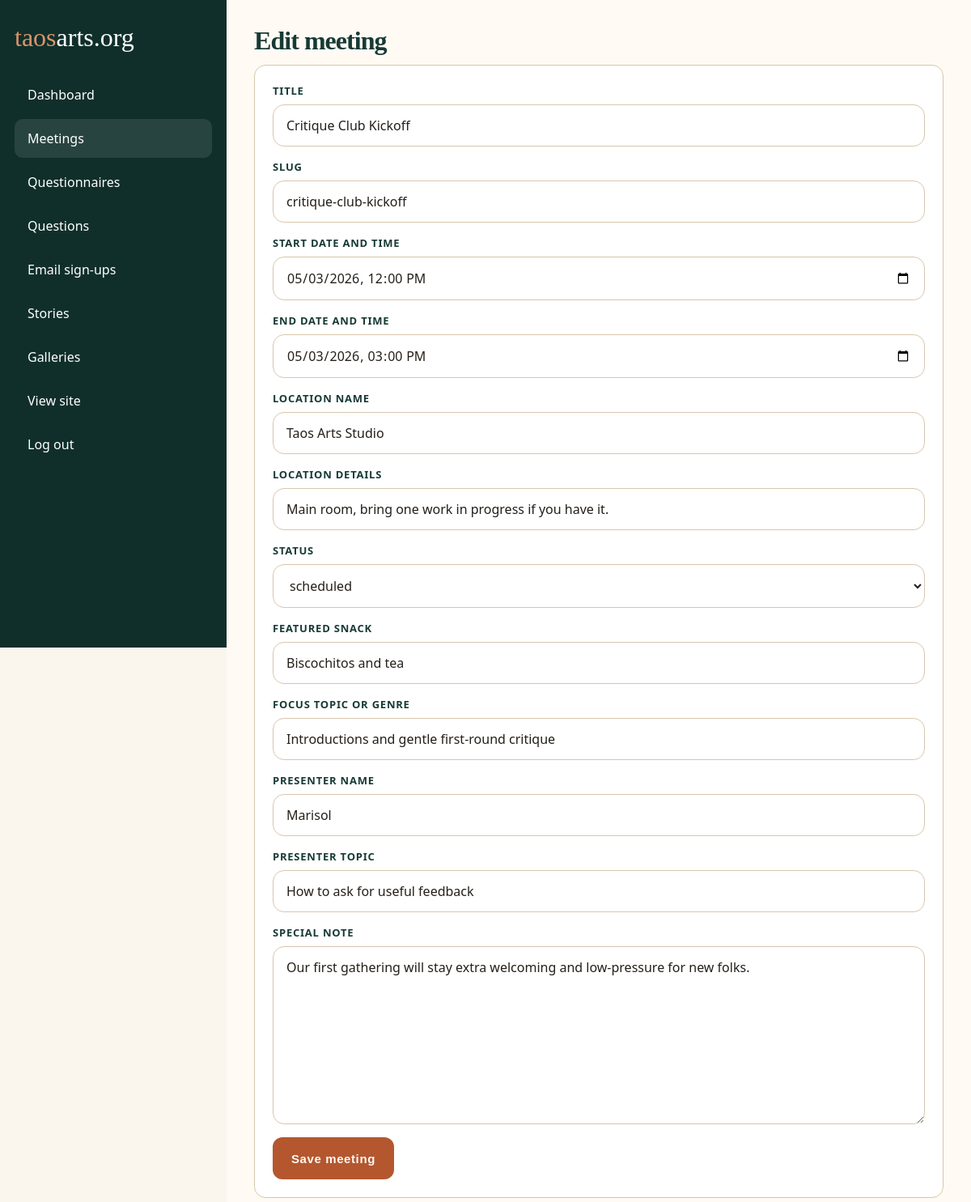
The page /admin/meeting_edit.php?id=1 (signed in) on the database its author committed.
### tables this page shows
CREATE TABLE meetings (
  id INT AUTO_INCREMENT PRIMARY KEY,
  title VARCHAR(190) NOT NULL,
  slug VARCHAR(190) NOT NULL UNIQUE,
  starts_at DATETIME NOT NULL,
  ends_at DATETIME NULL,
  location_name VARCHAR(190) NULL,
  location_details VARCHAR(255) NULL,
  featured_snack VARCHAR(190) NULL,
  focus_topic VARCHAR(190) NULL,
  presenter_name VARCHAR(190) NULL,
  presenter_topic VARCHAR(190) NULL,
  special_note TEXT NULL,
  status ENUM('draft','scheduled','cancelled') NOT NULL DEFAULT 'draft',
  created_at TIMESTAMP DEFAULT CURRENT_TIMESTAMP,
  updated_at TIMESTAMP DEFAULT CURRENT_TIMESTAMP ON UPDATE CURRENT_TIMESTAMP
);

### includes/functions.php (called while the page is built, shortened)
<?php
function h($value): string { return htmlspecialchars((string)$value, ENT_QUOTES, 'UTF-8'); }
function format_datetime_local(?string $value): string {
    return date('Y-m-d\TH:i', strtotime($value));
}

### admin/meeting_edit.php (the view)
<?php $title='Edit meeting'; $active='meetings'; require_once __DIR__ . '/_layout.php'; $pdo=db(); $id=(int)($_GET['id']??0); $item=['title'=>'','slug'=>'','starts_at'=>'','ends_at'=>'','location_name'=>'','location_details'=>'','featured_snack'=>'','focus_topic'=>'','presenter_name'=>'','presenter_topic'=>'','special_note'=>'','status'=>'draft']; if($id){$st=$pdo->prepare('SELECT * FROM meetings WHERE id=?');$st->execute([$id]);$item=$st->fetch() ?: $item;} if($_SERVER['REQUEST_METHOD']==='POST'){ $slug=$_POST['slug'] ?: slugify($_POST['title']); $values=[$_POST['title'],$slug,$_POST['starts_at'],($_POST['ends_at'] ?: null),($_POST['location_name'] ?: null),($_POST['location_details'] ?: null),($_POST['featured_snack'] ?: null),($_POST['focus_topic'] ?: null),($_POST['presenter_name'] ?: null),($_POST['presenter_topic'] ?: null),($_POST['special_note'] ?: null),$_POST['status']]; if($id){$st=$pdo->prepare('UPDATE meetings SET title=?,slug=?,starts_at=?,ends_at=?,location_name=?,location_details=?,featured_snack=?,focus_topic=?,presenter_name=?,presenter_topic=?,special_note=?,status=? WHERE id=?');$values[]=$id;$st->execute($values);} else {$st=$pdo->prepare('INSERT INTO meetings(title,slug,starts_at,ends_at,location_name,location_details,featured_snack,focus_topic,presenter_name,presenter_topic,special_note,status) VALUES(?,?,?,?,?,?,?,?,?,?,?,?)');$st->execute($values);} redirect('meetings.php'); } ?>
<h1><?= $id?'Edit':'Create' ?> meeting</h1><form method="post" class="panel"><div class="split"><div><div class="form-row"><label>Title</label><input name="title" required value="<?=h($item['title'])?>"></div><div class="form-row"><label>Slug</label><input name="slug" value="<?=h($item['slug'])?>"></div><div class="form-row"><label>Start date and time</label><input type="datetime-local" name="starts_at" required value="<?=h(format_datetime_local($item['starts_at']))?>"></div><div class="form-row"><label>End date and time</label><input type="datetime-local" name="ends_at" value="<?=h(format_datetime_local($item['ends_at']))?>"></div><div class="form-row"><label>Location name</label><input name="location_name" value="<?=h($item['location_name'])?>"></div><div class="form-row"><label>Location details</label><input name="location_details" value="<?=h($item['location_details'])?>" placeholder="Room, entrance, parking, or special instructions"></div><div class="form-row"><label>Status</label><select name="status"><?php foreach(['draft','scheduled','cancelled'] as $status): ?><option <?=$item['status']===$status?'selected':''?>><?=$status?></option><?php endforeach; ?></select></div></div><div><div class="form-row"><label>Featured snack</label><input name="featured_snack" value="<?=h($item['featured_snack'])?>"></div><div class="form-row"><label>Focus topic or genre</label><input name="focus_topic" value="<?=h($item['focus_topic'])?>" placeholder="Portraiture, mixed media, process feedback, etc."></div><div class="form-row"><label>Presenter name</label><input name="presenter_name" value="<?=h($item['presenter_name'])?>"></div><div class="form-row"><label>Presenter topic</label><input name="presenter_topic" value="<?=h($item['presenter_topic'])?>" placeholder="5 to 10 minute share-out topic"></div><div class="form-row"><label>Special note</label><textarea name="special_note" style="min-height:220px"><?=h($item['special_note'])?></textarea></div></div></div><button class="btn">Save meeting</button></form><?php require __DIR__ . '/_footer.php'; ?>

### assets/css/style.css (style rules this page uses)
:root { --ink:#173a35; --deep:#102f2b; --clay:#b4572f; --clay-dark:#8f401d; --sand:#efe3cf; --paper:#fbf6ed; --paper-strong:#fffdf8; --line:#d8c6ad; --line-soft:#e7dccd; --muted:#685f54; --sage:#82907f; --shadow:0 18px 50px rgba(28,24,19,.08); --shadow-soft:0 10px 26px rgba(28,24,19,.05); }
* { box-sizing:border-box }
html { scroll-behavior:smooth }
body { margin:0; font-family:"Avenir Next","Gill Sans","Segoe UI",sans-serif; background: radial-gradient(circle at top left, rgba(194,150,94,.10), transparent 34%), radial-gradient(circle at right 20%, rgba(76,132,122,.08), transparent 28%), var(--paper); color:#20201d; overflow-x:hidden; }
h1,h2,h3 { margin:0 0 14px; font-family:"Iowan Old Style","Palatino Linotype","Book Antiqua","Baskerville","Times New Roman",serif; color:var(--ink); line-height:1; letter-spacing:-.03em; }
.btn { display:inline-flex; align-items:center; justify-content:center; min-height:52px; padding:14px 22px; border-radius:12px; border:1px solid transparent; background:var(--clay); color:#fff8f2; font-size:15px; font-weight:700; letter-spacing:.04em; cursor:pointer; transition:transform .18s ease, background .18s ease, border-color .18s ease; }
.form-row { display:grid; gap:8px; margin-bottom:16px; }
label { color:var(--ink); font-size:13px; font-weight:700; letter-spacing:.06em; text-transform:uppercase; }
input,textarea,select { width:100%; padding:14px 16px; border:1px solid var(--line); border-radius:14px; background:rgba(255,255,255,.9); color:#241f1a; font:inherit; }
input::placeholder,textarea::placeholder { color:#8a7f73 }
textarea { min-height:120px }
.panel { background:white; border:1px solid var(--line); border-radius:14px; padding:22px; margin-bottom:22px; }

### rows shown on the page
meetings: title "Critique Club Kickoff", slug "critique-club-kickoff", starts_at "05/03/2026 12:00", ends_at "05/03/2026 15:00", location_name "Taos Arts Studio", location_details "Main room, bring one work in progress if you have it.", status "scheduled", featured_snack "Biscochitos and tea", focus_topic "Introductions and gentle first-round critique", presenter_name "Marisol", presenter_topic "How to ask for useful feedback", special_note "Our first gathering will stay extra welcoming and low-pressure for new folks."
